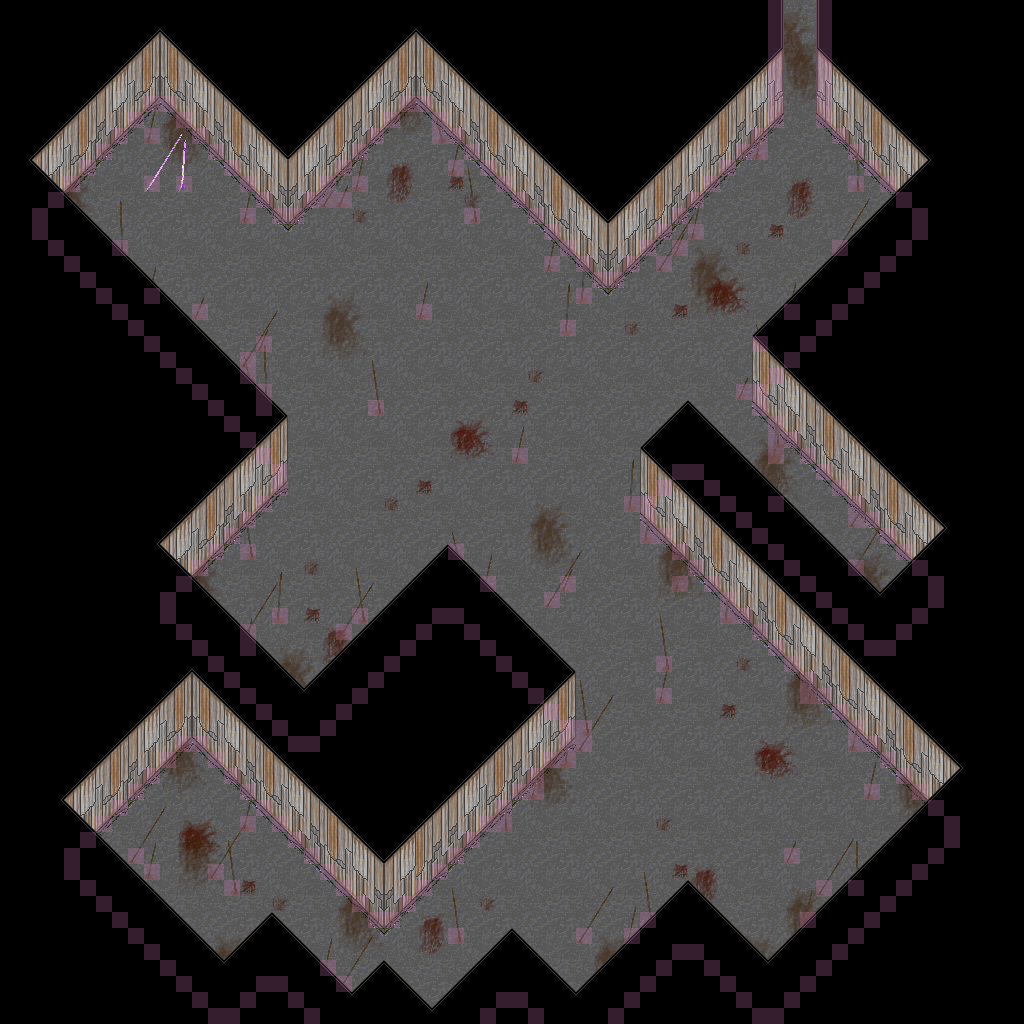

A 2D game scene composited from a Tiled map and its tileset images. What follows is a short description and the map's XML, with each tile layer's data collapsed to a summary:
An orthogonal 64x64 tile map with 16x16 px tiles, 11 tile layers (floor, props, props1, props2, ...), 4 tilesets and 3 objects.

<map version="1.10" tiledversion="1.11.0" orientation="orthogonal" renderorder="right-down" width="64" height="64" tilewidth="16" tileheight="16" infinite="0" nextlayerid="14" nextobjectid="5">
 <properties>
  <property name="clamp_camera" type="bool" value="true" />
  <property name="edges">{
	"up": {
		"type": "warp",
		"map": "sheetmetal1.tmx",
		"pos": { 
			"x": 16, 
			"y": 30
		},
		"transition": {
			"type": "fade",
			"music": false
		}
	}
}</property>
  <property name="music" value="res/audio/music/nebula.ogg" />
  <property name="music_speed" type="float" value="0.3" />
  <property name="music_volume" type="float" value="0.5" />
  <property name="tint" value="0,0,0,127" />
 </properties>
 <tileset firstgid="1" source="tilesets/sheetmetal.tsx" />
 <tileset firstgid="297" source="tilesets/rooftop.tsx" />
 <tileset firstgid="393" source="entity/fourfeet_twoears.tsx" />
 <tileset firstgid="405" source="tilesets/overgrown_towers.tsx" />
 <layer id="2" name="floor" width="64" height="64">
  <data>[4096 cells, 4096 non-empty, 16 distinct tile ids]</data>
 </layer>
 <layer id="5" name="props" width="64" height="64">
  <data>[4096 cells, 614 non-empty, 69 distinct tile ids]</data>
 </layer>
 <layer id="9" name="props1" width="64" height="64">
  <data>[4096 cells, 330 non-empty, 15 distinct tile ids]</data>
 </layer>
 <layer id="10" name="props2" width="64" height="64">
  <data>[4096 cells, 75 non-empty, 7 distinct tile ids]</data>
 </layer>
 <objectgroup id="13" name="entities">
  <object id="1" gid="115" x="160" y="192" width="16" height="16">
   <properties>
    <property name="draw" type="bool" value="false" />
    <property name="file" value="res/data/entity/entrances/walk_warp.json" />
    <property name="warp_map" value="prism_world.tmx" />
    <property name="warp_x" type="int" value="58" />
    <property name="warp_y" type="int" value="50" />
   </properties>
  </object>
  <object id="3" gid="394" x="464" y="288" width="32" height="32">
   <properties>
    <property name="file" value="res/data/entity/npc/fourfeet_twoears.json" />
   </properties>
  </object>
  <object id="4" gid="394" x="416" y="960" width="32" height="32">
   <properties>
    <property name="file" value="res/data/entity/npc/fourfeet_twoears.json" />
   </properties>
  </object>
 </objectgroup>
 <layer id="11" name="props_above" width="64" height="64">
  <properties>
   <property name="height" type="int" value="1" />
  </properties>
  <data>[4096 cells, 136 non-empty, 22 distinct tile ids]</data>
 </layer>
 <layer id="12" name="props_above2" width="64" height="64">
  <properties>
   <property name="height" type="int" value="1" />
  </properties>
  <data>[4096 cells, 94 non-empty, 10 distinct tile ids]</data>
 </layer>
 <layer id="3" name="walls" width="64" height="64">
  <data>[4096 cells, 1038 non-empty, 88 distinct tile ids]</data>
 </layer>
 <layer id="7" name="above0" width="64" height="64">
  <properties>
   <property name="height" type="int" value="1" />
  </properties>
  <data>[4096 cells, 24 non-empty, 10 distinct tile ids]</data>
 </layer>
 <layer id="4" name="above" width="64" height="64">
  <properties>
   <property name="height" type="int" value="1" />
  </properties>
  <data>[4096 cells, 2182 non-empty, 5 distinct tile ids]</data>
 </layer>
 <layer id="8" name="framing" width="64" height="64">
  <properties>
   <property name="height" type="int" value="1" />
  </properties>
  <data>[4096 cells, 517 non-empty, 22 distinct tile ids]</data>
 </layer>
 <layer id="6" name="collision" width="64" height="64" opacity="0.25">
  <properties>
   <property name="draw" type="bool" value="false" />
  </properties>
  <data>[4096 cells, 331 non-empty, 2 distinct tile ids]</data>
 </layer>
</map>
